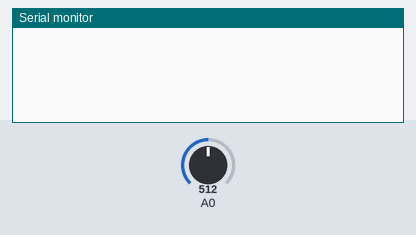
Recording of a sketch running on a simulated Arduino Uno, built with avr-gcc and run on an emulated ATmega328P. On the bench: the last lines printed to the serial monitor. Inputs (shaded band) come from the test bench; at power-on: A0 = 512.

Above: at 1.2 s.
1.3 s: A0 set to 0
At 1.41 s:
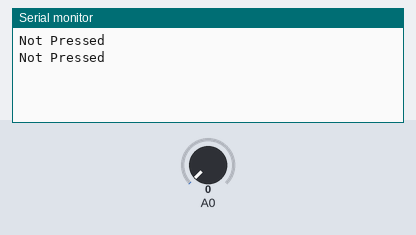
3.2 s: A0 set to 1023
At 3.21 s:
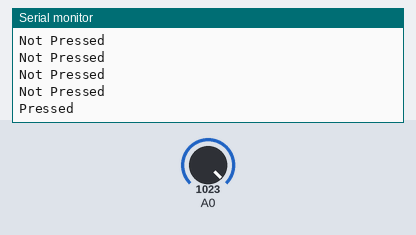

Measured:
- after the input at 1.3 s, the serial monitor: prints a new line at once (image 1)
- after the input at 3.2 s, the serial monitor: prints a new line at once (image 2)

The sketch:

ArcadeRead.ino
```cpp
/* ArduSensor Arcade Read

Reads the ArduSensor Arcade, and prints if it is pressed or not on the Serial
monitor

Qtechknow kits required:
  ArduSensor Arcade

made on 12 July 12
created by Quin
 */

int ArduSensorValue;   // variable to store the value of the ArduSensor Arcade

void setup() {
  Serial.begin(9600);  // start Serial communication at 9600 baud
}

void loop() {
  // assign the variable to the value of the ArduSensor Arcade
  ArduSensorValue=analogRead(0);

  if(ArduSensorValue == 1023) {
    Serial.println("Pressed");  // print "Pressed" if the value was high
  }
  if(ArduSensorValue == 0) {
    Serial.println("Not Pressed");  // print "Not Pressed" if the value was low
  }
  delay(100);
}
```
